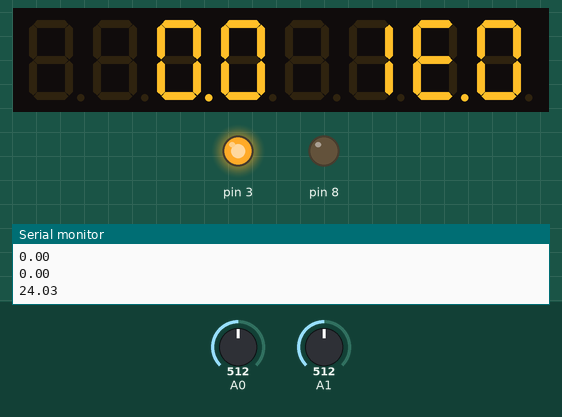
Bench run of a sketch on a simulated Arduino Uno, built with avr-gcc and run on an emulated ATmega328P. Shown: 8-digit seven-segment display, output pins drawn as LEDs (lit = HIGH), the last lines printed to the serial monitor. The inputs (shaded band) are chosen by the test bench; at power-on: A0 = 512, A1 = 512.

Above: at 1.2 s.
1.3 s: A0 set to 285
At 1.9 s:
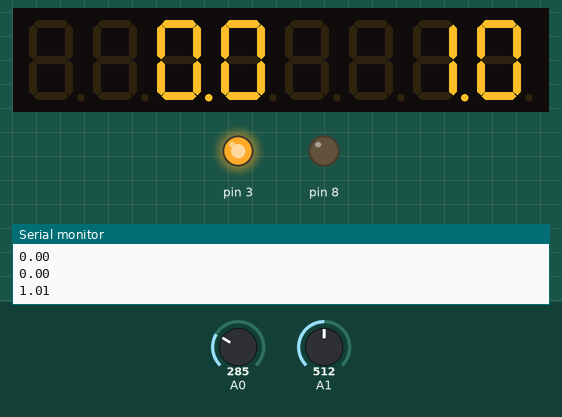
2.9 s: A0 set to 274
At 4.0 s:
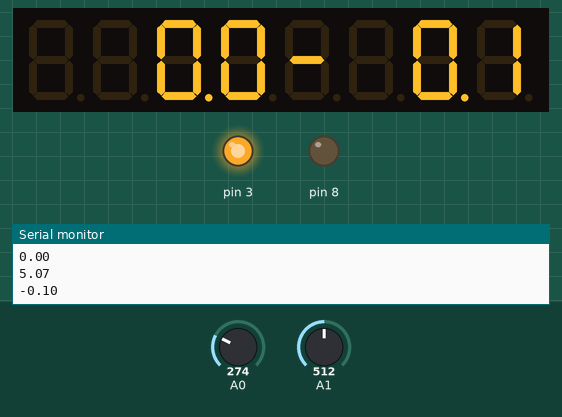
6.4 s: A1 set to 501
At 7.5 s:
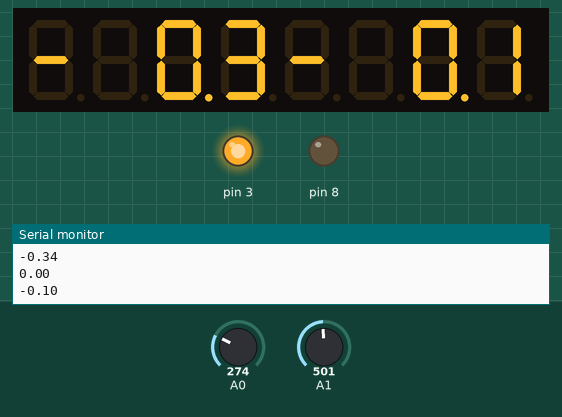
8.5 s: A0 set to 511
At 9.7 s:
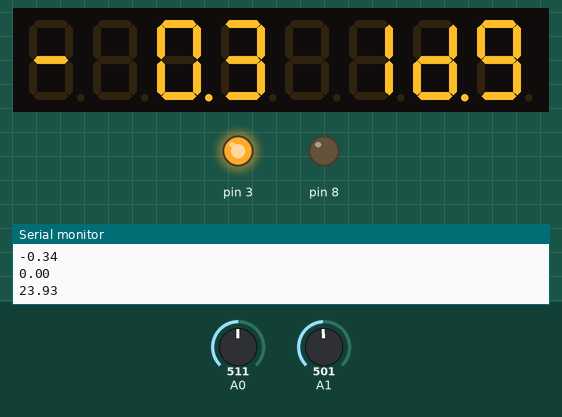
10.6 s: A1 set to 716
At 11.8 s:
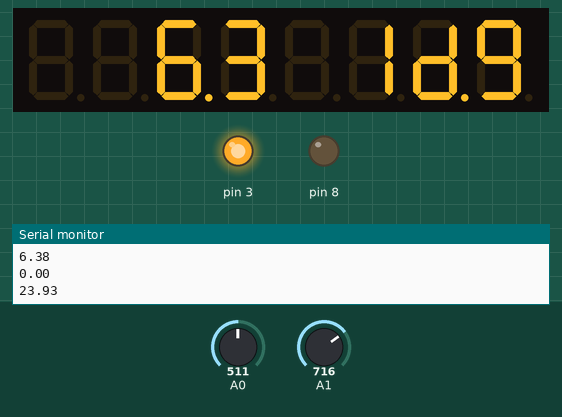
12.7 s: A0 set to 306
At 16.1 s:
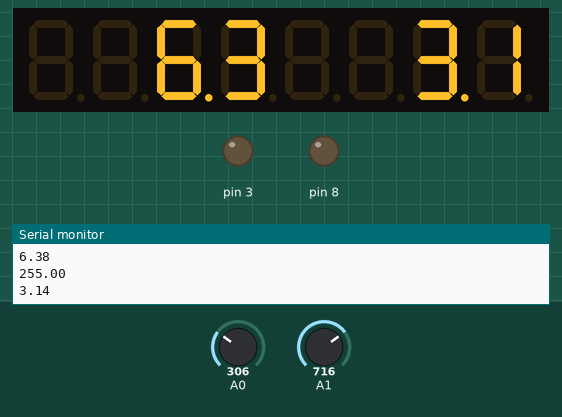
Timing chart, 0 to 17.2 s (numbered marks = the images above; inputs shaded):
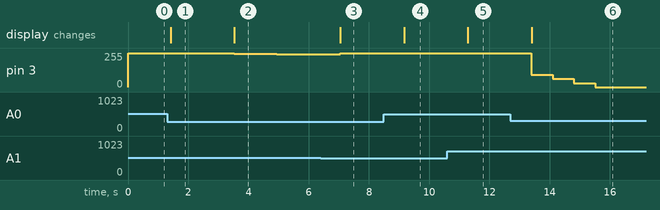

Measured:
- the behaviour switches between 275 and 274 on A0 (found by bisection; images 1 and 2)
- the behaviour switches between 512 and 511 on A1 (found by bisection; images 2 and 3)
- after the input at 1.3 s, the display: changes after 0.12 s (image 1)
- after the input at 2.9 s, pin 3: moves from 255/255 to 245/255 over 2.8 s, starting after 0.63 s; the display: changes after 0.63 s (image 2)
- after the input at 6.4 s, the display: changes after 0.66 s (image 3)
- after the input at 8.5 s, the display: changes after 0.67 s (image 4)
- after the input at 10.6 s, the display: changes after 0.69 s (image 5)
- after the input at 12.7 s, pin 3: 255/255 → 93/255 after 0.70 s, → 61/255 0.70 s later, → 28/255 0.70 s later, → 0/255 0.70 s later; the display: changes after 0.70 s (image 6)

The sketch:

termo_laser_controller.ino
```cpp
#include <PID_v1.h>
//We always have to include the library
#include "LedControl.h"

//Define Variables we'll be connecting to
double Setpoint, Input, Output,temp;

//Specify the links and initial tuning parameters
PID myPID(&Input, &Output, &Setpoint,40,100,0, DIRECT);


LedControl lc=LedControl(12,11,10,1);
unsigned long delaytime=10;
double zad = 0;
double zadcel=0;
double cel=0;
double ed=0;
double sot=0;
long timer;


void setup()
{


  lc.shutdown(0,false);
  lc.setIntensity(0,8);
  lc.clearDisplay(0);


  Serial.begin(9600);
  //initialize the variables we're linked to
  Input = analogRead(0);
  pinMode(8,OUTPUT);
  digitalWrite(8,LOW);


  //turn the PID on
  myPID.SetMode(AUTOMATIC);
}

void loop()
{
timer=millis();
if (timer>120000)
{digitalWrite(8,HIGH);}
  zad=analogRead(A1);


  zadcel=(zad-512)/32;
  Serial.println(zad);
  Serial.println(zadcel);
  Setpoint = zadcel;
  //Вывод знака (сравнение с нулем)
    if (zadcel<0)
      {lc.setChar(0,7,'-',false);}
    else
      {lc.setChar(0,7,' ',false);}
  //Вывод десятков (сравнение с десяткой (если больше, то выводим 1)
   if ( abs(zadcel)>=10)
      {lc.setDigit(0,6,1,false);}
    else
      {lc.setChar(0,6,' ',false);}
   //Вывод единиц (вычитаем 10, округляем)
    if ( abs(zadcel)>=10)
      {ed=floor(abs(zadcel)-10);
        lc.setDigit(0,5,ed,true);}
    else
      {ed=floor(abs(zadcel));
        lc.setDigit(0,5,ed,true);}
   //Вывод десятой части
    sot=floor(10*(abs(zadcel)-floor(abs(zadcel))));
    lc.setDigit(0,4,sot,false);


  temp = analogRead(0);
  Input=36*(temp-275)/(630-275);
  myPID.Compute();
  Serial.println(Output);
  analogWrite(3,255-Output);
  Serial.println(Input);

  zadcel=Input;
  //Вывод знака (сравнение с нулем)
    if (zadcel<0)
      {lc.setChar(0,3,'-',false);}
    else
      {lc.setChar(0,3,' ',false);}
  //Вывод десятков (сравнение с десяткой (если больше, то выводим 1)
   if ( abs(zadcel)>=10)
      {lc.setDigit(0,2,1,false);}
    else
      {lc.setChar(0,2,' ',false);}
   //Вывод единиц (вычитаем 10, округляем)
    if ( abs(zadcel)>=10)
      {ed=floor(abs(zadcel)-10);
        lc.setDigit(0,1,ed,true);}
    else
      {ed=floor(abs(zadcel));
        lc.setDigit(0,1,ed,true);}
   //Вывод десятой части
    sot=floor(10*(abs(zadcel)-floor(abs(zadcel))));
    lc.setDigit(0,0,sot,false);


     delay(200);


  delay(500);
  //Serial.println(Output);
}
```
